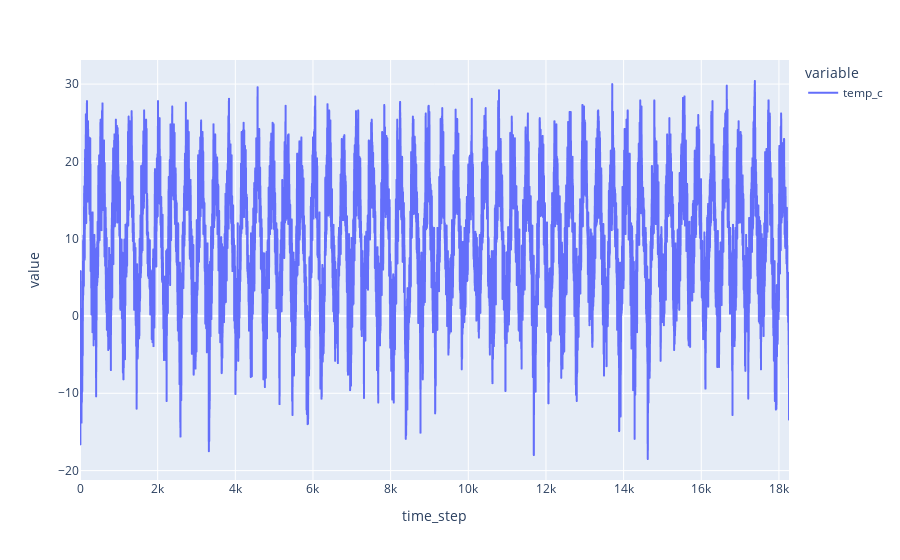

Here is the notebook cell this chart was saved with:
### Code cell
import plotly.express as px 

fig = px.line(df, x='Time step', y='Temp C')

pt.plot(train, 'line')
fig = px.line(df, x='Date', y='AAPL.High')


# Plot 
fig = px.line(df, x='Date', y='AAPL.High')

# Only thing I figured is - I could do this 
fig.add_scatter(x=df['Date'], y=df['AAPL.Low'], mode='lines')

# Show plot 
fig.show()

### Figure 1 — Plotly figure (JSON) as saved in the notebook; plotly's stock layout.template omitted (floating-point values rounded to 4 significant figures; data arrays with more than 128 entries replaced by an {"elided": "..."} marker saying what was removed)
{"data": [{"hovertemplate": "variable=temp_c<br>time_step=%{x}<br>value=%{y}<extra></extra>", "legendgroup": "temp_c", "line": {"color": "#636efa", "dash": "solid"}, "marker": {"symbol": "circle"}, "mode": "lines", "name": "temp_c", "showlegend": true, "type": "scattergl", "x": {"elided": "18260 int values"}, "xaxis": "x", "y": {"elided": "18260 float values"}, "yaxis": "y"}], "layout": {"legend": {"title": {"text": "variable"}, "tracegroupgap": 0}, "margin": {"t": 60}, "xaxis": {"anchor": "y", "domain": [0, 1], "title": {"text": "time_step"}}, "yaxis": {"anchor": "x", "domain": [0, 1], "title": {"text": "value"}}}}
